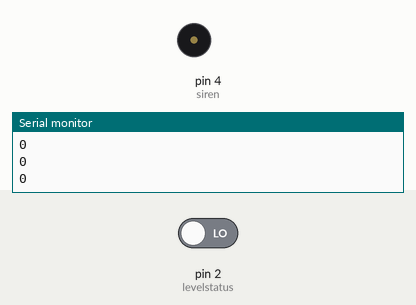
This sketch was run on a simulated Arduino Uno, built with avr-gcc and run on an emulated ATmega328P. On the bench: buzzer (waves = sounding, pin HIGH), the last lines printed to the serial monitor. The test bench sets the inputs (shaded band); at power-on: pin 2 (levelstatus) LOW. The modem accepts every AT command (registered, SIM ready, sends succeed) and sends nothing else.

Above: at 1.2 s.
1.3 s: pin 2 (levelstatus) driven HIGH
At 1.7 s:
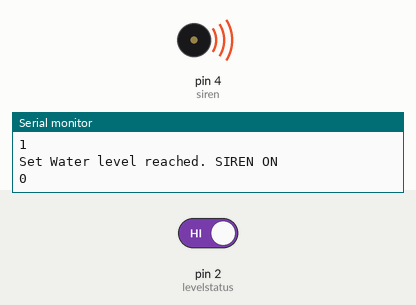
Timing chart, 0 to 4.3 s (numbered marks = the images above; inputs shaded):
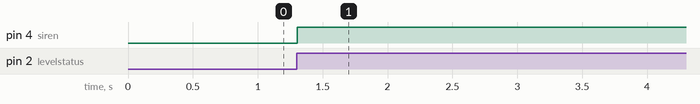

Measured:
- after the input at 1.3 s, pin 4 (siren): LOW → HIGH at once

The sketch:

gprs-arduino-tbdam.ino
```cpp
#include <SoftwareSerial.h>
SoftwareSerial mySerial(9, 10);
String recipientNumber[] = { "+919611839500", "+919663325288", "+919886022284", "+919611126362","+917411100645"};
const int levelstatus = 2; // INput level is monitored on pin 2
const int siren =4; // Output siren is connected to pin 4

int i;
String msg;
String replyfrommodem;
String sendto;
int count;


#include "modemresponse.h"
#include "sendmsg.h"


void setup()
{
  // put your setup code here, to run once:
Serial.begin(9600);  // Setting the baud rate of Serial Monitor (Arduino)
mySerial.begin(9600);
pinMode(levelstatus, INPUT);
pinMode(siren, OUTPUT);
}

void loop()
{
  // put your main code here, to run repeatedly:
int levelread= digitalRead(levelstatus);
Serial.println(levelread);
count=0;
if (levelread== HIGH)
{
digitalWrite(siren, HIGH);
SendMessage();
delay(3000);
digitalWrite(siren, LOW);
count=count+1;
while((levelread == HIGH)&&(count!=0))
{
  levelread= digitalRead(levelstatus);
}

}

}
```

modemresponse.h
```cpp
void ModemResponse()
{
  String collect = "";
  long prev = millis();
  int tst=0;
//long now=millis();
 Serial.println(millis()-prev);
while((tst==0)&&((millis()-prev) < 20000))
{
  //Serial.println("entered while");
  //Serial.println(millis()-prev);
//if((millis()-prev) < 20000)
//{
  //Serial.println("entered first if");
  collect=mySerial.readString();
  //Serial.println(collect);
    if ( collect.indexOf(replyfrommodem) >= 0 )
    {  // full response obtained
      tst=1;
    }
  else { continue;}

//}
}
  if ( collect.indexOf(replyfrommodem) == -1 )
    {
      Serial.println("No response from network");
    }

    Serial.println(collect);
}

/*while( 1 ) {
delay(1);  // slow things down a  bit
//char c = (char) sim800l.read();
//collect += c;
collect=mySerial.readString();
if ( millis() - prev > 2000 ) {  // get out if no response in 2 secs
Serial.println("No response from network");
break;
}

if ( collect.indexOf(replyfrommodem) >= 0 ) {  // full response obtained
break;
}
}
*/
```

sendmsg.h
```cpp
// set 'sendto' and 'msg' variables before calling this function

void SendMessage()
{
  msg="Set Water level reached. SIREN ON";
    Serial.println(msg);

    for (i=0;i<5;i++)  // looping to send SMS to all the receipients
    {

  //Serial.println(" started sending");
  mySerial.println("AT+CMGF=1");    //Sets the GSM Module in Text Mode
  replyfrommodem="OK";
  ModemResponse();
  //dlytime=10000;
  //Dly();
  //delay(1000);  // Delay of 1000 milli seconds or 1 second

  sendto=recipientNumber[i];

  //mySerial.println("AT+CMGS=\"+919611839500\"\r"); // Replace x with mobile number
  mySerial.println("AT+CMGS=\""+sendto+"\"\r");
  replyfrommodem="+CMGS";
  ModemResponse();
//dlytime=10000;
  //Dly();
  //delay(1000);
  //mySerial.println("sim900a sms");// The SMS text you want to send
  mySerial.println(msg);
  //dlytime=1000;
  //Dly();
  delay(100);

  mySerial.println((char)26);// ASCII code of CTRL+Z
  //dlytime=10000;
  //Dly();
  delay(1000);

}
}
```
